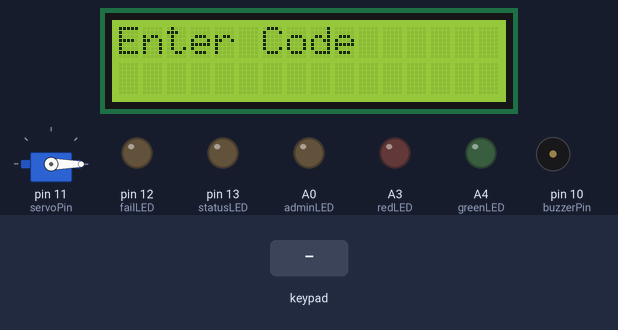
Bench run of a sketch on a simulated Arduino Uno, built with avr-gcc and run on an emulated ATmega328P. Shown: 16×2 character LCD, servo, output pins drawn as LEDs (lit = HIGH), buzzer (waves = sounding). Inputs (shaded band) come from the test bench. Random numbers use the default seed unless the sketch sets one; what the sketch prints to the serial monitor is not drawn.

Above: at 1.2 s.
1.3 s: keypad keys 1 2 3 4 # pressed 0.4 s apart
At 4.2 s:
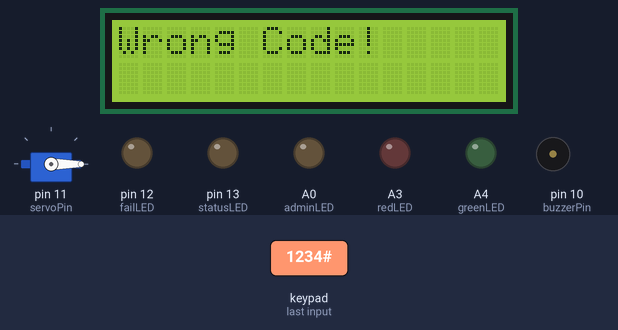
4.8 s: key 'A' pressed
At 6.0 s:
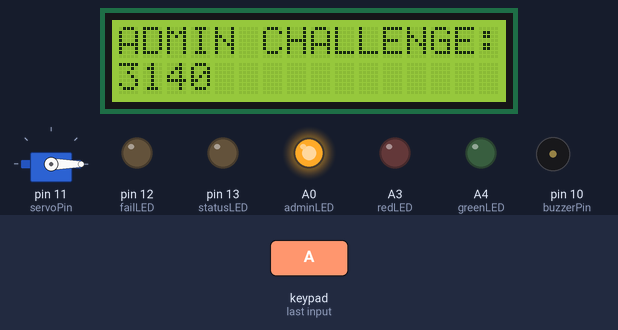
6.3 s: keypad keys 9 8 7 6 # pressed 0.4 s apart
At 9.4 s:
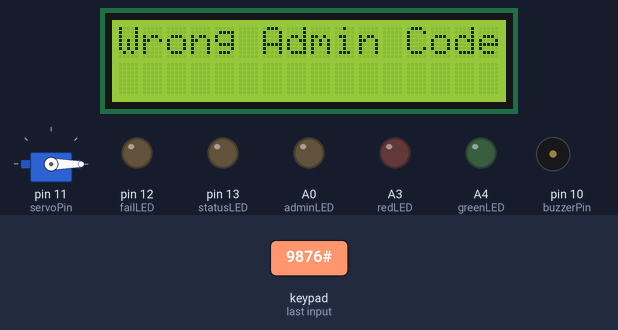
9.8 s: key 'B' pressed
At 10.3 s:
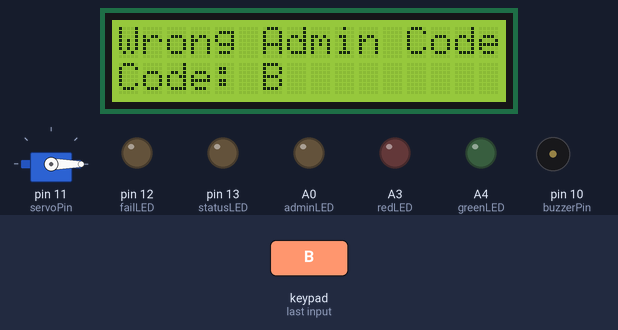
11.3 s: key 'C' pressed
At 12.5 s:
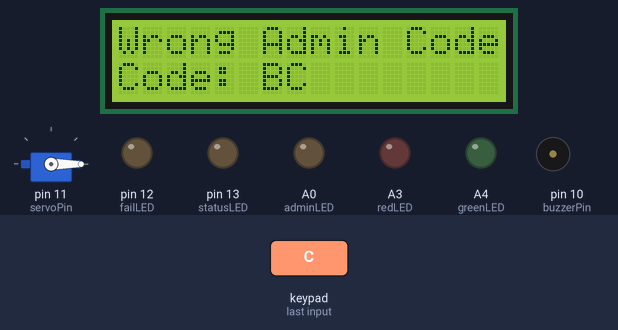
12.8 s: keypad keys 1 2 3 4 * pressed 0.4 s apart
At 15.1 s:
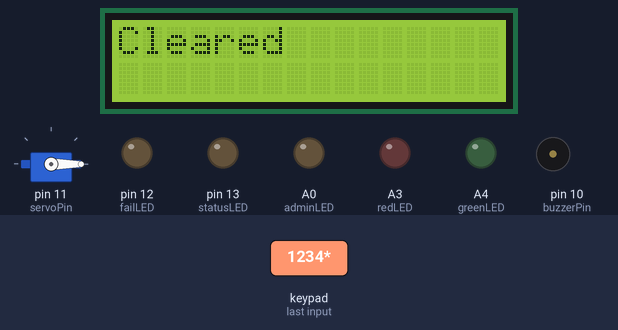
Timing chart, 0 to 16.6 s (numbered marks = the images above; inputs shaded):
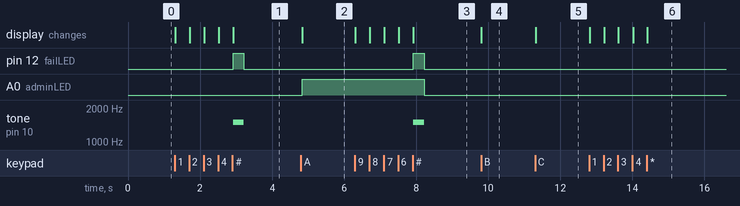

The sketch:

twist_lock.ino
```cpp
#include <Wire.h>
#include <LiquidCrystal_I2C.h>
#include <Keypad.h>
#include <Servo.h>
#include <EEPROM.h>

// === LCD ===
LiquidCrystal_I2C lcd(0x27, 16, 2);

// === Keypad ===
const byte ROWS = 4;
const byte COLS = 4;
char keys[ROWS][COLS] = {
  {'1', '2', '3', 'A'},
  {'4', '5', '6', 'B'},
  {'7', '8', '9', 'C'},
  {'*', '0', '#', 'D'}
};
byte rowPins[ROWS] = {9, 8, 7, 6};
byte colPins[COLS] = {5, 4, 3, 2};
Keypad keypad = Keypad(makeKeymap(keys), rowPins, colPins, ROWS, COLS);

// === Servo & Buzzer & LEDs ===
Servo lockServo;
const int servoPin = 11;
const int buzzerPin = 10;
const int statusLED = 13;
const int failLED = 12;
const int adminLED = A0;
const int redLED = A3;
const int greenLED = A4;

// === EEPROM Constants ===
const int EEPROM_ADDR = 0;
String correctCode = "";

// === Variables ===
String enteredCode = "";
int failCount = 0;
bool lockedOut = false;
bool adminMode = false;
int adminChallenge = 0;
const int ADMIN_KEY = 4011;

// === Function Prototypes ===
void resetDisplay(String message = "Enter Code");
void loadCodeFromEEPROM();
void saveCodeToEEPROM(String newCode);
void promptForNewCode();

void setup() {
  Serial.begin(9600);
  lcd.init();
  lcd.backlight();

  pinMode(buzzerPin, OUTPUT);
  pinMode(statusLED, OUTPUT);
  pinMode(failLED, OUTPUT);
  pinMode(adminLED, OUTPUT);
  pinMode(redLED, OUTPUT);
  pinMode(greenLED, OUTPUT);

  digitalWrite(statusLED, LOW);
  digitalWrite(failLED, LOW);
  digitalWrite(adminLED, LOW);
  digitalWrite(redLED, LOW);
  digitalWrite(greenLED, LOW);

  lockServo.attach(servoPin);
  lockServo.write(0);

  randomSeed(analogRead(A5));
  loadCodeFromEEPROM();
  resetDisplay();
}

void loop() {
  char key = keypad.getKey();
  if (key) {
    Serial.print("Keypad: "); Serial.println(key);
    handleInput(key);
  }
}

void handleInput(char key) {
  if (lockedOut) {
    lcd.clear();
    lcd.setCursor(0, 0);
    lcd.print("LOCKED OUT!");
    return;
  }

  if (key == '#') {
    if (adminMode) {
      checkAdminCode();
    } else {
      checkUserCode();
    }
  } else if (key == '*') {
    enteredCode = "";
    resetDisplay("Cleared");
  } else if (key == 'A') {
    enterAdminMode();
  } else {
    enteredCode += key;
    lcd.setCursor(0, 1);
    lcd.print("Code: " + enteredCode);
  }
}

void enterAdminMode() {
  adminMode = true;
  enteredCode = "";
  adminChallenge = random(1000, 9999);
  lcd.clear();
  lcd.setCursor(0, 0);
  lcd.print("ADMIN CHALLENGE:");
  lcd.setCursor(0, 1);
  lcd.print(adminChallenge);
  digitalWrite(adminLED, HIGH);
  Serial.println("Admin challenge: " + String(adminChallenge));
}

void checkAdminCode() {
  int userResponse = enteredCode.toInt();
  int expected = adminChallenge ^ ADMIN_KEY;

  if (userResponse == expected) {
    resetDisplay("Admin Access");
    Serial.println("Admin unlocked");
    unlockSequence(true);
  } else {
    resetDisplay("Wrong Admin Code");
    failCount++;
    checkFailCount();
  }

  adminMode = false;
  enteredCode = "";
  digitalWrite(adminLED, LOW);
}

void checkUserCode() {
  if (enteredCode == correctCode) {
    resetDisplay("Access Granted!");
    Serial.println("User unlocked");
    unlockSequence(false);
  } else {
    resetDisplay("Wrong Code!");
    failCount++;
    checkFailCount();
  }
  enteredCode = "";
}

void checkFailCount() {
  if (failCount >= 3) {
    lockedOut = true;
    lcd.clear();
    lcd.setCursor(0, 0);
    lcd.print("LOCKED OUT!");
    tone(buzzerPin, 1000);
    digitalWrite(failLED, HIGH);
    Serial.println("System locked out!");
  } else {
    digitalWrite(failLED, HIGH);
    tone(buzzerPin, 1500, 300);
    delay(300);
    digitalWrite(failLED, LOW);
    noTone(buzzerPin);
  }
}

void unlockSequence(bool isAdmin) {
  digitalWrite(statusLED, HIGH);
  digitalWrite(greenLED, HIGH);
  lockServo.write(90);
  tone(buzzerPin, 2000, 300);
  delay(5000);
  lockServo.write(0);
  digitalWrite(statusLED, LOW);
  digitalWrite(greenLED, LOW);
  failCount = 0;
  lockedOut = false;
  enteredCode = "";
  digitalWrite(failLED, LOW);
  noTone(buzzerPin);

  if (isAdmin) {
    promptForNewCode();
  }
}

void promptForNewCode() {
  lcd.clear();
  lcd.setCursor(0, 0);
  lcd.print("Set New Code:");
  String newCode = "";

  while (newCode.length() < 4) {
    char key = keypad.getKey();
    if (key && isDigit(key)) {
      newCode += key;
      lcd.setCursor(newCode.length() - 1, 1);
      lcd.print("*");
    }
  }

  saveCodeToEEPROM(newCode);
  correctCode = newCode;

  lcd.clear();
  lcd.setCursor(0, 0);
  lcd.print("New Code Saved!");
  delay(1000);
}

void resetDisplay(String message) {
  lcd.clear();
  lcd.setCursor(0, 0);
  lcd.print(message);
  lcd.setCursor(0, 1);
}

void loadCodeFromEEPROM() {
  char codeBuf[5];
  for (int i = 0; i < 4; i++) {
    codeBuf[i] = EEPROM.read(EEPROM_ADDR + i);
  }
  codeBuf[4] = '\0';
  correctCode = String(codeBuf);

  if (correctCode == "" || correctCode.length() != 4) {
    correctCode = "1234";
    saveCodeToEEPROM(correctCode);
  }

  Serial.println("Loaded code: " + correctCode);
}

void saveCodeToEEPROM(String newCode) {
  for (int i = 0; i < 4; i++) {
    EEPROM.write(EEPROM_ADDR + i, newCode[i]);
  }
}
```

Measured:
- after the input at 1.3 s, pin 12 (failLED): LOW → HIGH after 1.6 s, → LOW 0.30 s later; tone on pin 10 (buzzerPin): silent → 1500 Hz after 1.6 s, → silent 0.30 s later; the display: first changes at once (image 1 shows a later state)
- after the input at 4.8 s, A0 (adminLED): LOW → HIGH at once; the display: changes at once (image 2)
- after the input at 6.3 s, pin 12 (failLED): LOW → HIGH after 1.6 s, → LOW 0.30 s later; A0 (adminLED): HIGH → LOW after 1.9 s; tone on pin 10 (buzzerPin): silent → 1500 Hz after 1.6 s, → silent 0.30 s later; the display: first changes at once (image 3 shows a later state)
- after the input at 9.8 s, the display: changes at once (image 4)
- after the input at 11.3 s, the display: changes at once (image 5)
- after the input at 12.8 s, the display: first changes at once (image 6 shows a later state)
